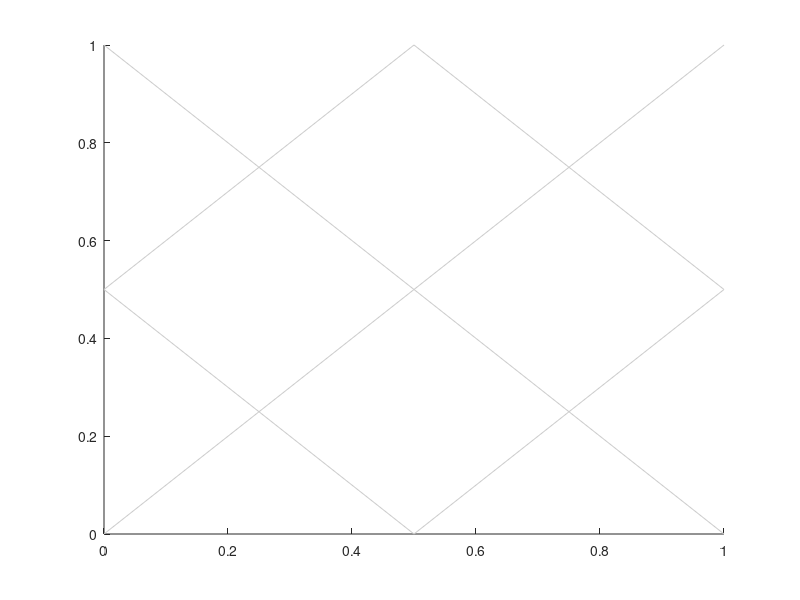

Source code (MATLAB): (Note: this script raises an error after producing the figure.)
function unitaxes(hax)
% UNITAXES({AXESHANDLE})
% Simple convenience tool to set up an axes on the unit square.
%

	if nargin<1
		hax = gca;
	end

	hstate = get(hax,'nextplot');
	hold(hax,'on')
	
	gc = [1 1 1]*0.8;
	hp(1) = plot(hax,[0 1],[0 1],'-','color',gc);
	hp(2) = plot(hax,[0 1],[1 0],'-','color',gc);
	hp(3) = plot(hax,[0 0.5],[0.5 1],'-','color',gc);
	hp(4) = plot(hax,[0.5 1],[0 0.5],'-','color',gc);
	hp(5) = plot(hax,[0 0.5],[0.5 0],'-','color',gc);
	hp(6) = plot(hax,[0.5 1],[1 0.5],'-','color',gc);
	set(hp,'handlevisibility','off','hittest','off')
	
	drawnow
	uistack(hp,'bottom')
	xlim(hax,[0 1]); ylim(hax,[0 1])
	grid(hax,'on')
	axis(hax,'square')
	%xticks(hax,yticks(hax)); % version-dependent
	yt = get(hax,'ytick');
	set(hax,'xtick',yt);
	
	if strcmpi(hstate,'replace')
		hold(hax,'off')
	end
end
